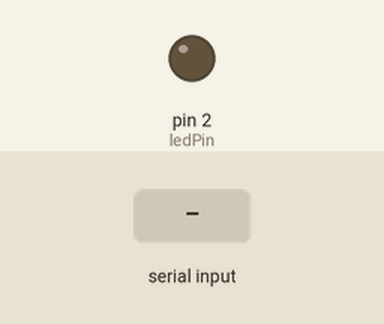
A sketch run on a simulated Arduino Uno, built with avr-gcc and run on an emulated ATmega328P. Parts: output pins drawn as LEDs (lit = HIGH). The test bench sets the inputs (shaded band).

Above: at 1.2 s.
1.3 s: byte 0 (0) received over Serial
At 2.3 s:
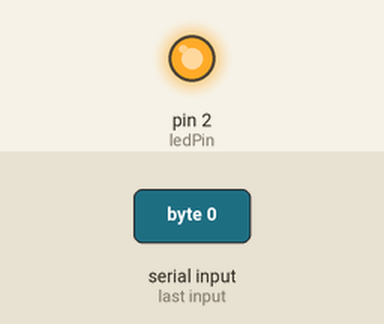
Timing chart, 0 to 4.3 s (numbered marks = the images above; inputs shaded):
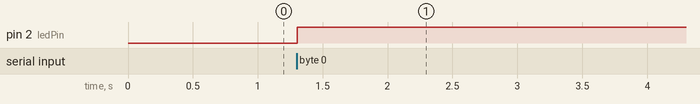

The sketch:

SerialButton.ino
```cpp
//credit to: https://github.com/fmgrafikdesign/SimpleWebSerialJS/blob/main/examples/control-led-with-button/plain/plain.ino
//Arduino script used to interface with the front end + AI control model.


//wire up an LED to pin 2
const int ledPin = 2;
void setup() {
  Serial.begin(9600);
  pinMode(ledPin, OUTPUT);
}

void loop() {
  //responds to the front end files either button press or AI video model detection for palm open palm closed
  if(Serial.available()) {
    int inByte = Serial.read();
    if(inByte == 0) {
        digitalWrite(ledPin, HIGH);
    } else if (inByte == 1) {
        digitalWrite(ledPin, LOW);
    }
  }
  delay(5);
}
```

Measured:
- after the input at 1.3 s, pin 2 (ledPin): LOW → HIGH at once
